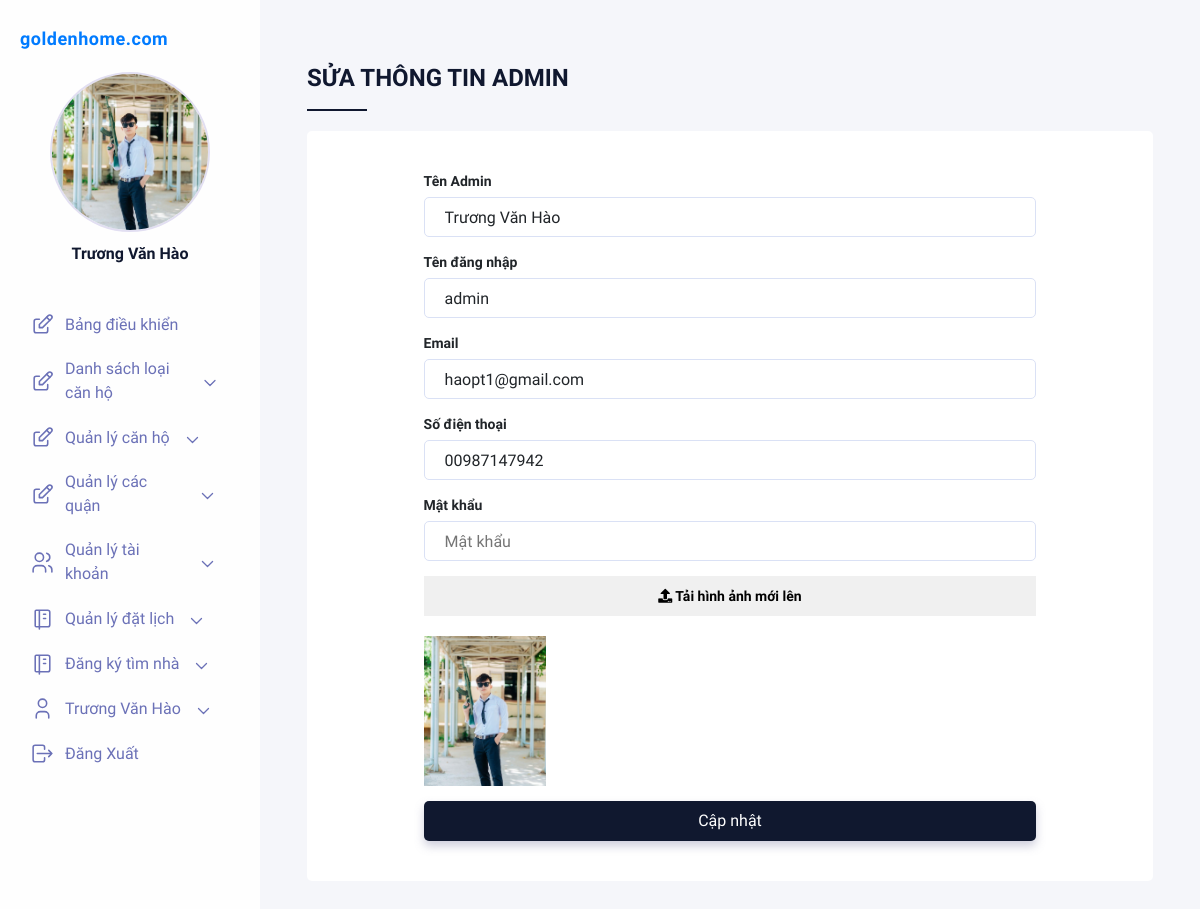
Page /admin/?ctrl=tai_khoan&act=adminedit&ma_kh=12 (signed in) on the committed database.
### tables this page shows
CREATE TABLE `khach_hang`  (
  `ma_tk` int(12) NOT NULL AUTO_INCREMENT COMMENT 'mã tài khoản',
  `ho_ten` varchar(50) NOT NULL COMMENT 'họ tên khách hàng',
  `hinh` varchar(150) NULL DEFAULT NULL,
  `ten_tk` varchar(50) NOT NULL COMMENT 'tên tài khoản',
  `mat_khau` varchar(50) NOT NULL COMMENT 'mật khẩu',
  `sdt` varchar(50) NULL DEFAULT NULL COMMENT 'số điện thoại',
  `kich_hoat` tinyint(1) NOT NULL DEFAULT 0 COMMENT 'kích hoạt',
  `email` varchar(50) NOT NULL COMMENT 'email',
  `vai_tro` tinyint(1) NOT NULL DEFAULT 0 COMMENT 'vai trò',
  `random_key` varchar(50) NULL DEFAULT NULL COMMENT 'dãy số ngẫu nhiên',
  `currency` int(11) NULL DEFAULT NULL,
  PRIMARY KEY (`ma_tk`) USING BTREE,
  INDEX `ho_ten`(`ho_ten`) USING BTREE
);

### system/database.php (called while the page is built, shortened)
<?php
function getConnection()
{
    $opt = array(PDO::MYSQL_ATTR_INIT_COMMAND => "SET NAMES utf8", PDO::ATTR_ERRMODE => PDO::ERRMODE_EXCEPTION);
    $conn = new PDO('mysql:host=' . HOST_DB . ';dbname=' . NAME_DB, USER_DB, PASS_DB, $opt);
    return $conn;
}
function queryOne($sql)
{
    $conn = getConnection();
    $result = $conn->query($sql);
    $row = $result->fetch(PDO::FETCH_ASSOC);
    return $row;
}

### admin/models/tai_khoan.php (called while the page is built, shortened)
<?php
require_once '../system/database.php';
function getkhachhangByID($ma_kh){
    $sql = "SELECT * FROM khach_hang WHERE ma_tk = '$ma_kh'";
    return queryOne($sql);
}
?>

### admin/view/admin-edit.php (the view, shortened to what this page needs)
<div class="right__title">Sửa thông tin ADMIN</div>
<div class="right__formWrapper">
    <form action="/admin/?ctrl=tai_khoan&act=updateadmin" method="post" enctype="multipart/form-data">
        <div class="right__inputWrapper">
            <label for="title">Tên Admin</label>
            <input type="text" name="tenkh" id="tenkh" placeholder="Họ và tên" value="<?=$kh['ho_ten']?>">
        </div>
        <div class="right__inputWrapper">
            <label for="title">Tên đăng nhập</label>
            <input type="text" name="tendn" id="email" placeholder="tên đăng nhập" value="<?=$kh['ten_tk']?>">
        </div>
        <div class="right__inputWrapper">
            <label for="title">Email</label>
            <input type="email" name="email" id="email" placeholder="Email" value="<?=$kh['email']?>">
        </div>
        <div class="right__inputWrapper">
            <label for="title">Số điện thoại</label>
            <input type="number" name="sdt" id="sdt" placeholder="số điện thoại" value="0<?=$kh['sdt']?>">
        </div>
        <div class="right__inputWrapper">
            <label for="title">Mật khẩu</label>
            <input type="password" name="pass" id="mk" placeholder="Mật khẩu" >
        </div>
        <div class="right__inputWrapper">
            <label for="file"><i class="fas fa-upload"></i> Tải hình ảnh mới lên</label>
        </div>
        <div class="right__inputWrapper">
            <img src="../uploaded/<?=$kh['hinh']?>" id="loada" alt="" style="height: 150px;width: 20%; object-fit: cover;">
        </div>
        <button class="btn" type="submit">Cập nhật</button>
    </form>
</div>

### admin/view/css/main.css (style rules this page uses)
* { margin: 0; padding: 0; list-style: none; border: 0; -webkit-tap-highlight-color: transparent; text-decoration: none; color: inherit; box-sizing: border-box; }
.inputfile+label { font-size: 1.25em; font-weight: 700; color: black; background-color: #f0f0f0; display: inline-block; cursor: pointer; line-height: 40px; text-align: center; }
body { font-family: "Muli", sans-serif; background-color: #E2DFF2; }
.btn { width: 100%; height: 40px; background-color: #10182F; border-radius: 5px; color: white; font-size: 16px; box-shadow: 0px 5px 10px rgba(116, 116, 156, 0.35); transition: all 0.2s ease; cursor: pointer; }
.right__title { color: #10182F; font-size: 24px; font-weight: bold; text-transform: uppercase; position: relative; padding-bottom: 15px; margin-bottom: 20px; }
.right__title:before { content: ''; position: absolute; width: 60px; height: 2px; background-color: #10182F; bottom: 0; }
.right__formWrapper { background-color: white; padding: 40px; border-radius: 5px; }
.right__formWrapper form { display: flex; flex-direction: column; width: 100%; max-width: 80%; margin: 0 auto; }
.right__inputWrapper { display: flex; flex-direction: column; margin-bottom: 15px; }
.right__inputWrapper label { margin-bottom: 5px; font-size: 14px; font-weight: bold; }
.right__inputWrapper input { height: 40px; width: 100%; border: solid 1px #DAE1F5; border-radius: 5px; padding: 0 20px; transition: all 0.2s ease; }

### rows in the picture
khach_hang: tenkh "Trương Văn Hào", tendn "admin", email "haopt1@gmail.com", sdt "00987147942", hinh (picture)

### other values in the picture
$_SESSION['user'] "Trương Văn Hào"
